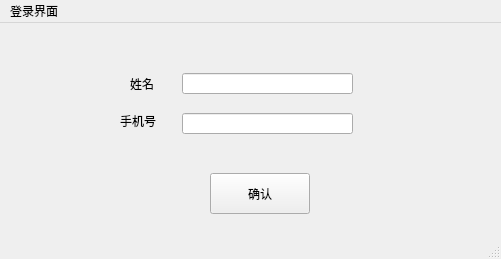
<?xml version="1.0" encoding="UTF-8"?>
<ui version="4.0">
 <class>LoginMainPage</class>
 <widget class="QMainWindow" name="LoginMainPage">
  <property name="geometry">
   <rect>
    <x>0</x>
    <y>0</y>
    <width>501</width>
    <height>259</height>
   </rect>
  </property>
  <property name="windowTitle">
   <string>登录界面</string>
  </property>
  <widget class="QWidget" name="centralwidget">
   <widget class="QLabel" name="label_1">
    <property name="geometry">
     <rect>
      <x>130</x>
      <y>40</y>
      <width>91</width>
      <height>41</height>
     </rect>
    </property>
    <property name="text">
     <string>姓名</string>
    </property>
   </widget>
   <widget class="QLabel" name="label_2">
    <property name="geometry">
     <rect>
      <x>120</x>
      <y>90</y>
      <width>58</width>
      <height>16</height>
     </rect>
    </property>
    <property name="text">
     <string>手机号</string>
    </property>
   </widget>
   <widget class="QLineEdit" name="name">
    <property name="geometry">
     <rect>
      <x>182</x>
      <y>50</y>
      <width>171</width>
      <height>21</height>
     </rect>
    </property>
   </widget>
   <widget class="QLineEdit" name="number">
    <property name="geometry">
     <rect>
      <x>182</x>
      <y>90</y>
      <width>171</width>
      <height>21</height>
     </rect>
    </property>
   </widget>
   <widget class="QPushButton" name="comfirm">
    <property name="geometry">
     <rect>
      <x>210</x>
      <y>150</y>
      <width>100</width>
      <height>41</height>
     </rect>
    </property>
    <property name="text">
     <string>确认</string>
    </property>
   </widget>
  </widget>
  <widget class="QMenuBar" name="menubar">
   <property name="geometry">
    <rect>
     <x>0</x>
     <y>0</y>
     <width>501</width>
     <height>21</height>
    </rect>
   </property>
   <widget class="QMenu" name="menu">
    <property name="title">
     <string>登录界面</string>
    </property>
    <addaction name="separator"/>
   </widget>
   <addaction name="menu"/>
  </widget>
  <widget class="QStatusBar" name="statusbar"/>
 </widget>
 <resources/>
 <connections/>
</ui>
